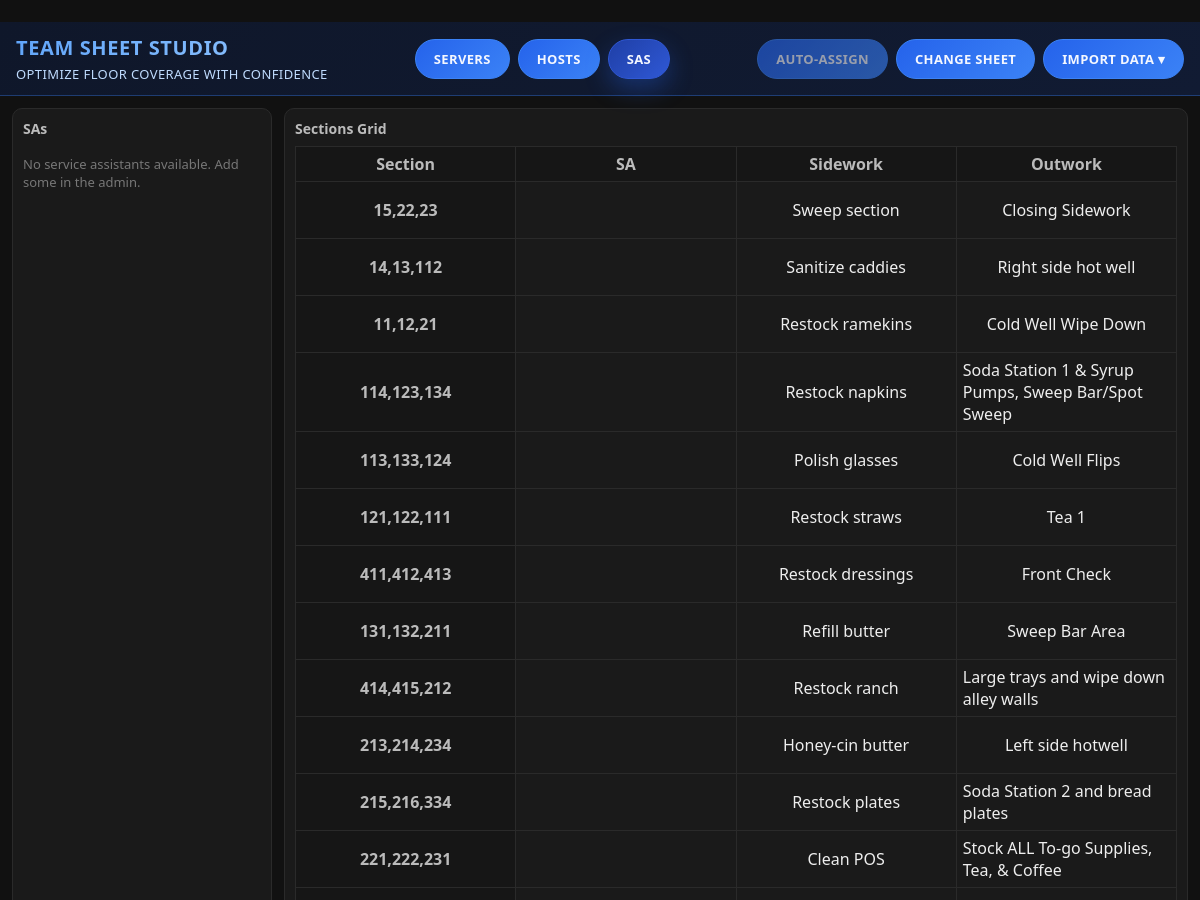
The page /sas/ (upper part) on the database as committed earlier.
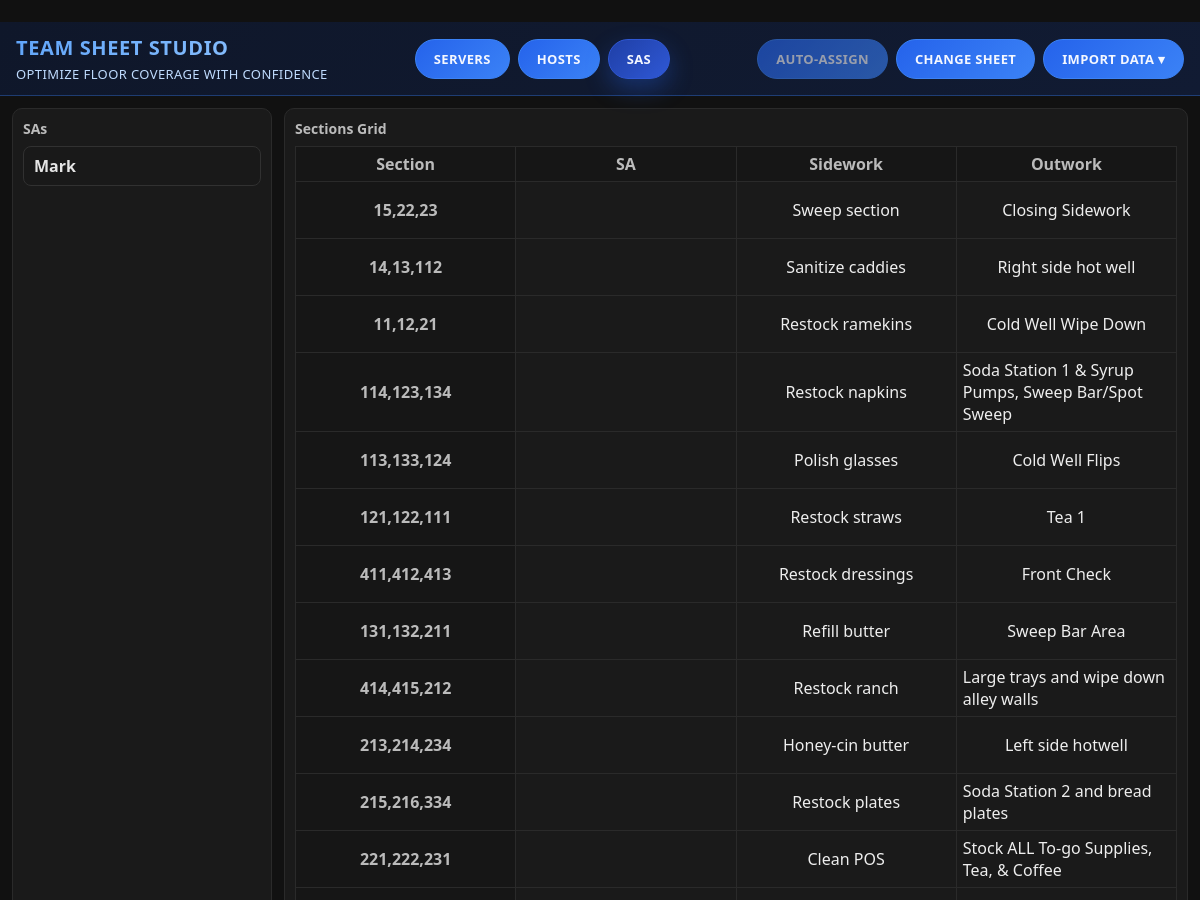
The same page on the database as committed later.
### servers/models.py (models this page shows, shortened)
class Sa(models.Model):
    sa_ID = models.IntegerField(primary_key=True)
    sa_name = models.CharField(max_length=100)

### servers/views.py (the view)
# urls.py: path('sas/', views.sa_sheet, name='sa_sheet'),
def sa_sheet(request):
    service_assistants = Sa.objects.order_by("sa_name")
    get_token(request)
    items = [
        {
            "id": sa.pk,
            "name": sa.sa_name,
            **BLANK_METRICS,
        }
        for sa in service_assistants
    ]
    context = {
        "items": items,
        "page_title": "SA Team Sheet",
        "palette_title": "SAs",
        "empty_label": "service assistants",
        "item_key": "sa",
        "download_prefix": "sasheet",
        "entity_label": "SA",
        "export_url": reverse('servers:export_teamsheet'),
        "nav_active": "sas",
    }
    return render(request, 'servers/sa_sheet.html', _with_grid(context))

### servers/views.py (called while the page is built)
def _grid_lists():
    section_records = list(
        Section.objects.order_by("Section_ID").values("Section_ID", "Tables", "Section_score")
    )
    if section_records:
        sections = [
            {
                "id": record["Section_ID"],
                "label": record["Tables"],
                "score": record.get("Section_score") or 0,
            }
            for record in section_records
        ]
    else:
        sections = [dict(entry) for entry in DEFAULT_SECTIONS]
    sidework = list(Sidework.objects.order_by("Sidework_ID").values_list("Sidework_label", flat=True))
    outwork = list(Outwork.objects.order_by("Outwork_ID").values_list("Outwork_label", flat=True))
    if not sidework:
        sidework = DEFAULT_SIDEWORK[:]
    if not outwork:
        outwork = DEFAULT_OUTWORK[:]
    return sections, sidework, outwork

def _with_grid(context):
    sections, sidework, outwork = _grid_lists()
    merged = dict(context)
    merged.update(
        {
            "sections": sections,
            "sidework": sidework,
            "outwork": outwork,
        }
    )
    return merged

### servers/templates/servers/sa_sheet.html
﻿{% extends 'servers/team_sheet.html' %}

### servers/templates/servers/team_sheet.html (shortened to what this page needs)
﻿{% extends 'servers/base.html' %}
{% block page_content %}
  {% with heading=palette_title|default:'Entries' %}
    <section class="palette" id="palette">
      <h2>{{ heading }}</h2>
      {% for item in items %}
        <div
          class="item"
          draggable="true"
          data-id="{{ item.id|default_if_none:'' }}"
          data-label="{{ item.name|default:'' }}"
          data-upsell-score="{{ item.upsellScore|default_if_none:'' }}"
          data-section-assigned="{{ item.sectionAssigned|default_if_none:'' }}"
          data-time-in="{% if item.timeIn %}{{ item.timeIn|date:'c' }}{% endif %}"
          data-hours-scheduled="{{ item.hoursScheduled|default_if_none:'' }}"
          data-length-of-employment="{{ item.lengthOfEmployment|default_if_none:'' }}"
          data-max-guests="{{ item.maxGuests|default_if_none:'' }}"
          data-pyos="{{ item.pyos|default_if_none:'' }}"
          data-pitty="{{ item.pitty|default_if_none:'' }}"
        >
          <div class="item-main">
            <span class="item-name">{{ item.name|default:'Unnamed' }}</span>
          </div>
        </div>
      {% empty %}
        {% with empty_name=empty_label|default:heading %}
          <p class="empty-state">No {{ empty_name|default:'entries'|lower }} available. Add some in the admin.</p>
        {% endwith %}
      {% endfor %}
    </section>
  {% endwith %}
  <section class="sheet">
    <h2>Sections Grid</h2>
    <table class="grid" id="grid">
      <thead>
        <tr>
          <th>Section</th>
          <th>{{ entity_label|default:'Entry' }}</th>
          <th>Sidework</th>
          <th>Outwork</th>
        </tr>
      </thead>
      <tbody id="tbody"></tbody>
    </table>
  </section>
{% endblock %}

Rows that differ between the two databases and show on the page:
added Sa: name "Mark"
Other text that changed with them:
{{ empty_name|default:'entries'|lower }}: "service assistants" → (not shown)
text no longer shown: "No available. Add some in the admin."
